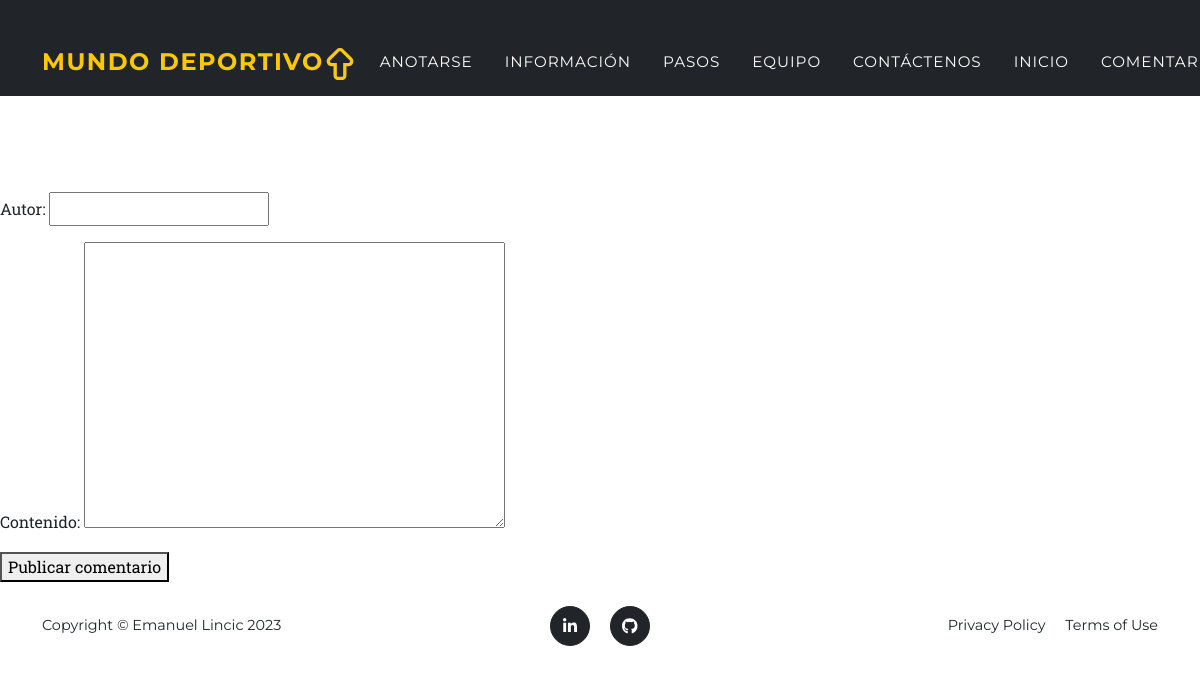
Before: /app/comentarios/ (signed in) with the older database file.
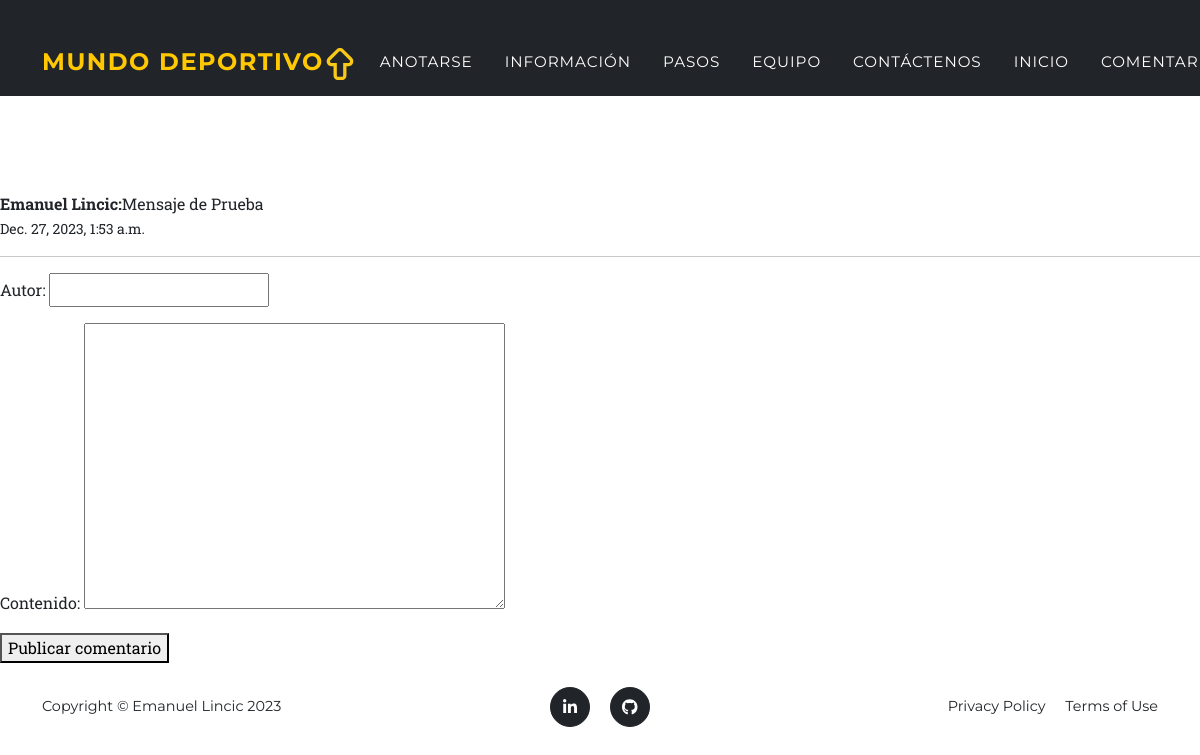
After: the same page with the newer database file.
### AppCoder/models.py (models this page shows, shortened)
class Comentario(models.Model):
    autor = models.CharField(max_length=100)
    contenido = models.TextField()
    fecha_publicacion = models.DateTimeField(auto_now_add=True)
    class Meta:
        ordering = ['-fecha_publicacion']

### AppCoder/views.py (the view)
# urls.py: path('comentarios/', comentarios, name='comentarios'),
@login_required(login_url='Login')
def comentarios(request):
    comentarios = Comentario.objects.all()
    if request.method == 'POST':
        form = ComentarioForm(request.POST)
        if form.is_valid():
            form.save()
            return redirect('comentarios')
    else:
        form = ComentarioForm()
    return render(request, 'AppCoder/comentarios.html', {'comentarios': comentarios, 'form': form})

### AppCoder/forms.py
class ComentarioForm(forms.ModelForm):
    class Meta:
        model = Comentario
        fields = ['autor', 'contenido']
    widgets = {
        'contenido': forms.Textarea(attrs={'class': 'form-control', 'placeholder': 'Escribe un comentario'}),
    }

### templates/AppCoder/comentarios.html (shortened to what this page needs)
{% extends 'base.html' %}
{% block main %}
<nav class="navbar navbar-light bg-dark static-top" id="mainNav">
    <br>
    <br>
</nav>
<br>
<br>
<br>
<br>
        {% for comentario in comentarios %}
            <span><strong>{{ comentario.autor }}:</strong>{{ comentario.contenido }}</span>
            <br>
            <span><small>{{comentario.fecha_publicacion}}</small></span>
            <hr>
        {% endfor %}
    <form method="post" action="{% url 'comentarios' %}">
        {{ form.as_p }}
        <button type="submit">Publicar comentario</button>
    </form>
{% endblock %}

Changed rows visible on the page:
added Comentario: autor "Emanuel Lincic", contenido "Mensaje de Prueba", fecha_publicacion "Dec. 27, 2023, 1:53 a.m."
